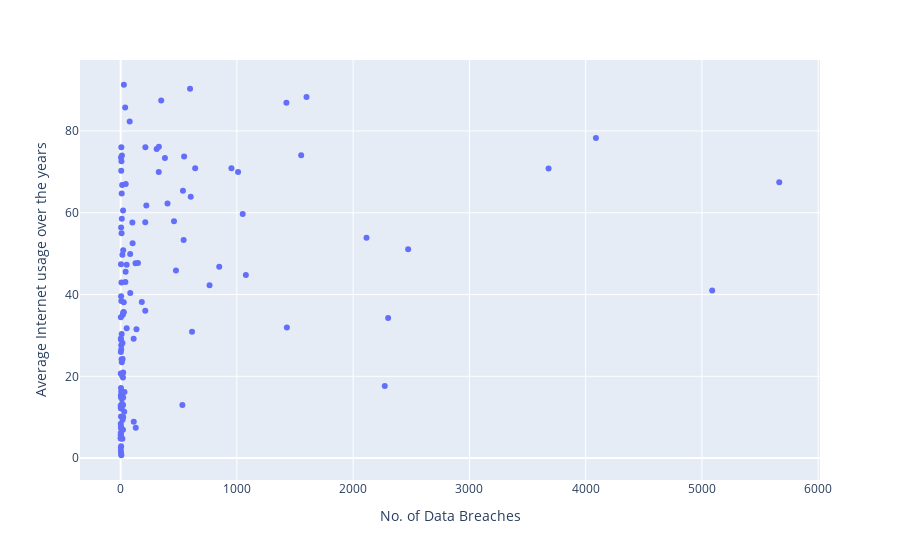

The cell this chart's notebook holds for it:
### Code cell
fig = px.scatter(data_breach_int_users, x="No. of Data Breaches", y="Average Internet usage over the years")

fig.show()

### Figure 1 — Plotly figure (JSON) as saved in the notebook; plotly's stock layout.template omitted (floating-point values rounded to 4 significant figures; data arrays with more than 128 entries replaced by an {"elided": "..."} marker saying what was removed)
{"data": [{"hovertemplate": "No. of Data Breaches=%{x}<br>Average Internet usage over the years=%{y}<extra></extra>", "legendgroup": "", "marker": {"color": "#636efa", "symbol": "circle"}, "mode": "markers", "name": "", "showlegend": false, "type": "scatter", "x": {"elided": "131 int values"}, "xaxis": "x", "y": {"elided": "131 float values"}, "yaxis": "y"}], "layout": {"legend": {"tracegroupgap": 0}, "margin": {"t": 60}, "xaxis": {"anchor": "y", "domain": [0, 1], "title": {"text": "No. of Data Breaches"}}, "yaxis": {"anchor": "x", "domain": [0, 1], "title": {"text": "Average Internet usage over the years"}}}}
